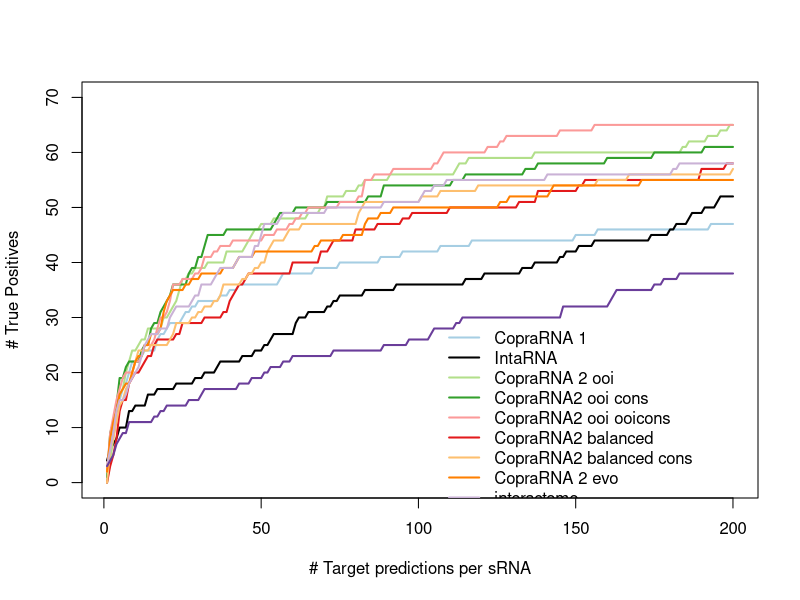

This chart was generated by the following R code:
d <- read.table("benchmark_no_stm.csv", sep=";", header=T)
d_t2 <- read.table("benchmark_targetrna2_no_stm.csv", sep=";", header=T)

# CopraRNA 1
c1 <- d$c1_rank
c1_cumulated <- c()

# CopraRNA 2 ooi
c2_ooi <- d$c2_ooi
c2_ooi_cumulated <- c()

# CopraRNA2 ooi cons
c2_ooi_cons <- d$c2_ooi_cons
c2_ooi_cons_cumulated <- c()

# CopraRNA2 ooi ooicons
c2_ooi_ooicons <- d$c2_ooi_ooicons
c2_ooi_ooicons_cumulated <- c()

# CopraRNA2 balanced
c2_bal <- d$c2_bal
c2_bal_cumulated <- c()

# CopraRNA2 balanced cons
c2_bal_cons <- d$c2_bal_cons
c2_bal_cons_cumulated <- c()

# CopraRNA 2 evo
c2_evo <- d$c2_evo
c2_evo_cumulated <- c()

# IntaRNA
intarna <- d$intarna
intarna_cumulated <- c()

# interactome
interactome <- d$interactome
interactome_cumulated <- c()

# TargetRNA2
targetrna <- d_t2$targetrna2
targetrna_cumulated <- c()

for (i in 1:200) {
    # CopraRNA 1
    c1_cumulated <- c(c1_cumulated, length(which(c1<=i)))
    # CopraRNA 2 ooi
    c2_ooi_cumulated <- c(c2_ooi_cumulated, length(which(c2_ooi<=i)))
    # CopraRNA2 ooi cons
    c2_ooi_cons_cumulated <- c(c2_ooi_cons_cumulated,length(which(c2_ooi_cons<=i)))
    # CopraRNA2 ooi ooicons
    c2_ooi_ooicons_cumulated <- c(c2_ooi_ooicons_cumulated, length(which(c2_ooi_ooicons<=i)))
    # CopraRNA2 balanced
    c2_bal_cumulated <- c(c2_bal_cumulated, length(which(c2_bal<=i)))
    # CopraRNA2 balanced cons
    c2_bal_cons_cumulated <- c(c2_bal_cons_cumulated, length(which(c2_bal_cons<=i)))
    # CopraRNA 2 evo 
    c2_evo_cumulated <- c(c2_evo_cumulated, length(which(c2_evo<=i)))
    # IntaRNA
    intarna_cumulated <- c(intarna_cumulated, length(which(intarna<=i)))
    # interactome
    interactome_cumulated <- c(interactome_cumulated, length(which(interactome<=i)))
    # TargetRNA2
    targetrna_cumulated <- c(targetrna_cumulated, length(which(targetrna<=i)))
}

pdf("CopraRNA2_benchmark_no_stm.pdf")
    # CopraRNA 1
    plot(c1_cumulated, type="l", main="", ylab="# True Positives", xlab="# Target predictions per sRNA", ylim=c(0,70), lwd=2, col="#a6cee3")
    # IntaRNA
    lines(intarna_cumulated, col="black", lwd=2)
    # CopraRNA 2 ooi
    lines(c2_ooi_cumulated, col="#b2df8a", lwd=2)
    # CopraRNA2 ooi cons
    lines(c2_ooi_cons_cumulated, col="#33a02c", lwd=2)
    # CopraRNA2 ooi ooicons
    lines(c2_ooi_ooicons_cumulated, col="#fb9a99", lwd=2)
    # CopraRNA2 balanced
    lines(c2_bal_cumulated, col="#e31a1c", lwd=2)
    # CopraRNA2 balanced cons
    lines(c2_bal_cons_cumulated, col="#fdbf6f", lwd=2)
    # CopraRNA 2 evo
    lines(c2_evo_cumulated, col="#ff7f00", lwd=2)
    # interactome
    lines(interactome_cumulated, col="#cab2d6", lwd=2)
    # TargetRNA 2
    lines(targetrna_cumulated, col="#6a3d9a", lwd=2)

    legend(105, 30, c("CopraRNA 1", "IntaRNA", "CopraRNA 2 ooi", "CopraRNA2 ooi cons", "CopraRNA2 ooi ooicons", "CopraRNA2 balanced", "CopraRNA2 balanced cons", "CopraRNA 2 evo", "interactome", "TargetRNA 2"), col=c("#a6cee3","black","#b2df8a","#33a02c","#fb9a99","#e31a1c","#fdbf6f","#ff7f00","#cab2d6","#6a3d9a"), lwd=2, bty="n")
dev.off()

